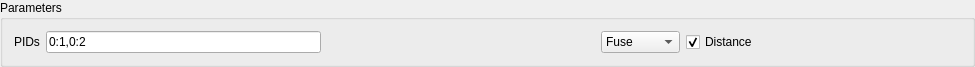
<?xml version="1.0" encoding="UTF-8"?>
<ui version="4.0">
 <class>MeasureWidget</class>
 <widget class="QWidget" name="MeasureWidget">
  <property name="geometry">
   <rect>
    <x>0</x>
    <y>0</y>
    <width>975</width>
    <height>52</height>
   </rect>
  </property>
  <property name="windowTitle">
   <string>MeasureWidget</string>
  </property>
  <layout class="QVBoxLayout" name="verticalLayout">
   <property name="spacing">
    <number>0</number>
   </property>
   <property name="leftMargin">
    <number>0</number>
   </property>
   <property name="topMargin">
    <number>0</number>
   </property>
   <property name="rightMargin">
    <number>0</number>
   </property>
   <property name="bottomMargin">
    <number>0</number>
   </property>
   <item>
    <widget class="QGroupBox" name="groupBox">
     <property name="title">
      <string>Parameters</string>
     </property>
     <layout class="QGridLayout" name="gridLayout">
      <item row="0" column="1">
       <widget class="QLineEdit" name="lineEdit_PIDs">
        <property name="text">
         <string>0:1,0:2</string>
        </property>
       </widget>
      </item>
      <item row="0" column="2">
       <spacer name="horizontalSpacer">
        <property name="orientation">
         <enum>Qt::Horizontal</enum>
        </property>
        <property name="sizeHint" stdset="0">
         <size>
          <width>40</width>
          <height>20</height>
         </size>
        </property>
       </spacer>
      </item>
      <item row="0" column="0">
       <widget class="QLabel" name="label_2">
        <property name="text">
         <string>PIDs</string>
        </property>
       </widget>
      </item>
      <item row="0" column="4">
       <widget class="QCheckBox" name="checkBox">
        <property name="sizePolicy">
         <sizepolicy hsizetype="Expanding" vsizetype="Fixed">
          <horstretch>0</horstretch>
          <verstretch>0</verstretch>
         </sizepolicy>
        </property>
        <property name="text">
         <string>Distance</string>
        </property>
        <property name="checked">
         <bool>true</bool>
        </property>
       </widget>
      </item>
      <item row="0" column="3">
       <widget class="QComboBox" name="comboBox">
        <item>
         <property name="text">
          <string>Fuse</string>
         </property>
        </item>
        <item>
         <property name="text">
          <string>Cut</string>
         </property>
        </item>
        <item>
         <property name="text">
          <string>Common</string>
         </property>
        </item>
       </widget>
      </item>
     </layout>
    </widget>
   </item>
  </layout>
 </widget>
 <layoutdefault spacing="6" margin="11"/>
 <resources/>
 <connections/>
</ui>
